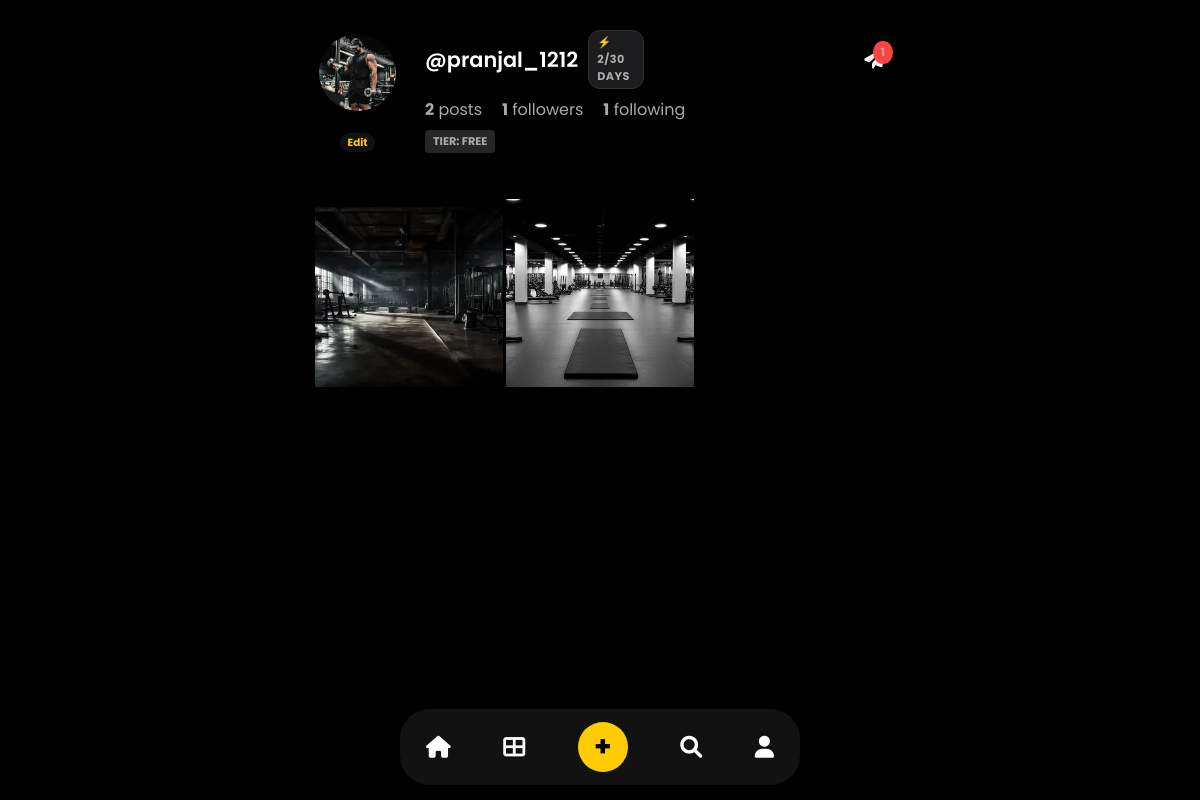
Screenshot of /profile/ (signed in) with the database file from the repository.
### gym/models.py (models this page shows, shortened)
class Profile(models.Model):
    user = models.OneToOneField(User, on_delete=models.CASCADE, related_name='gym_profile')
    profile_pic = models.ImageField(upload_to='profile_pics/', blank=True, null=True)
    active_plan = models.CharField(max_length=50, default='Free') # max_length kar diya
    followers = models.ManyToManyField('self', symmetrical=False, related_name='following', blank=True)
    bench_press = models.IntegerField(default=0)
    squat = models.IntegerField(default=0)
    deadlift = models.IntegerField(default=0)

class GymPost(models.Model):
    user = models.ForeignKey(User, on_delete=models.CASCADE, related_name='posts')
    image = models.ImageField(upload_to='gym_posts/')
    caption = models.CharField(max_length=250, blank=True)
    created_at = models.DateTimeField(auto_now_add=True)
    class Meta:
        ordering = ['-created_at']

### gym/views.py (the view)
# urls.py: path('profile/', views.profile_view, name='profile'),
@login_required
def profile_view(request):
    try:
        user_profile = Profile.objects.get(user=request.user)
        active_plan = user_profile.active_plan
    except Profile.DoesNotExist:
        user_profile = Profile.objects.create(user=request.user)
        active_plan = "NO ACTIVE PLAN"
    if request.method == 'POST' and request.FILES.get('profile_pic'):
        user_profile.profile_pic = request.FILES.get('profile_pic')
        user_profile.save()
        return redirect('profile')
    qr_data = f"Username: {request.user.username} | Plan: {active_plan}"
    qr = qrcode.QRCode(version=1, box_size=10, border=5)
    qr.add_data(qr_data)
    qr.make(fit=True)
    img = qr.make_image(fill_color="black", back_color="white")
    buffer = io.BytesIO()
    img.save(buffer, format="PNG")
    qr_base64 = base64.b64encode(buffer.getvalue()).decode('utf-8')
    current_month = timezone.now().month
    current_year = timezone.now().year
    monthly_attendance_count = GymAttendance.objects.filter(user=request.user, date__month=current_month, date__year=current_year).count()
    attendance_history = GymAttendance.objects.filter(user=request.user)[:5]
    today_marked = GymAttendance.objects.filter(user=request.user, date=timezone.now().date()).exists()
    unread_count = get_unread_count(request.user)
    followers_count = FollowSystem.objects.filter(following=request.user).count()
    following_count = FollowSystem.objects.filter(follower=request.user).count()
    user_posts = GymPost.objects.filter(user=request.user)
    return render(request, 'profile.html', {
        'user': request.user,
        'profile': user_profile,
        'active_plan': active_plan,
        'qr_code': qr_base64,
        'monthly_attendance': monthly_attendance_count,
        'attendance_history': attendance_history,
        'today_marked': today_marked,
        'followers_count': followers_count,
        'following_count': following_count,
        'posts': user_posts,
        'unread_count': unread_count  # <--- Ye tumhara naya unread count
    })

### gym/views.py (called while the page is built)
def get_unread_count(user):
    return ChatMessage.objects.filter(receiver=user, is_read=False).count()

### templates/profile.html (shortened to what this page needs)
{% load static %}
<!DOCTYPE html>
<html lang="en" style="background: #000000 !important; margin: 0; padding: 0;">
<head>
    <head>
    <link rel="stylesheet" href="https://cdnjs.cloudflare.com/ajax/libs/font-awesome/6.4.0/css/all.min.css">
    <link rel="stylesheet" href="{% static 'css/style.css' %}">
    <link rel="stylesheet" href="https://cdnjs.cloudflare.com/ajax/libs/font-awesome/6.4.0/css/all.min.css">
</head>
</head>
<body>
<div style="background:#000000; min-height:100vh; padding-bottom:80px; color:#fff; position: relative;">
    <div style="max-width:600px; margin:0 auto; padding: 30px 15px; background:#000000;">
        <div style="display:flex; align-items:center; gap:25px; padding-bottom: 25px; margin-bottom: 20px; background:#000000; border-bottom: 1px solid #111;">
            <div style="position:relative; text-align:center;">
                {% if profile.profile_pic %}
                    <img src="{{ profile.profile_pic.url }}" style="width:85px; height:85px; border-radius:50%; object-fit:cover; border:2px solid #ffcc00; padding: 2px;">
                {% else %}
                    <div style="width:85px; height:85px; background:#222; border-radius:50%; display:flex; align-items:center; justify-content:center; font-size:1.8rem; color:#ffcc00; border:2px solid #ffcc00;">{{ user.username|slice:":1"|upper }}</div>
                {% endif %}
               {% if request.user == user %}
                <form method="POST" action="/profile/" enctype="multipart/form-data" style="margin-top:6px;">
                 <label for="p-pic" style="background:#111; color:#ffcc00; padding:2px 8px; border-radius:20px; font-size:0.65rem; cursor:pointer; font-weight:bold;">Edit</label>
                  </form>
                  {% endif %}
            </div>
            <div style="flex:1;">
                <h2 style="margin:0 0 8px 0; font-size: 1.3rem; font-weight: 600; display: flex; align-items: center; gap: 10px; color: #fff;">
                    @{{ user.username }}
                    <span id="attendance-badge"
                          onclick="markQuickAttendance()"
                          data-marked="{% if today_marked %}true{% else %}false{% endif %}"
                          style="background:#1c1c1e; color:#ffcc00; border: 1px solid #333 !important; padding: 3px 8px; border-radius: 12px; font-size:0.7rem; font-weight:bold; letter-spacing: 0.5px; cursor: pointer; user-select: none; transition: all 0.2s;"
                          onmouseover="this.style.borderColor='#ffcc00'"
                          onmouseout="this.style.borderColor='#333'">
                        ⚡ <span id="attendance-count">{{ monthly_attendance|default:"0" }}</span>/30 DAYS
                    </span>
<a href="{% url 'inbox_page' %}" style="text-decoration: none; position: relative; display: inline-flex; align-items: center; justify-content: center; margin-left: 210px; color: #f5f4f1; transition: 0.3s;">
    {% if unread_count > 0 %}
        <span style="position: absolute; top: -8px; right: -8px; background: #ff4444; color: #fff; font-size: 0.7rem; padding: 1px 6px; border-radius: 50%; font-weight: bold; border: 2px solid #000;">
            {{ unread_count }}
        </span>
    {% endif %}
</a>
                </h2>
                <div style="display:flex; gap:20px; font-size:1rem; color:#fff; user-select: none; -webkit-user-select: none;">
                    <span><strong>{{ posts.count }}</strong> posts</span>
                    <span onclick="openConnectionsModal('{{ user.id }}', 'followers')" style="cursor: pointer !important; color: #fff;" onmouseover="this.style.color='#ffcc00'" onmouseout="this.style.color='#fff'">
                        <strong id="followers-count">{{ followers_count|default:"0" }}</strong> followers
                    </span>
                    <span onclick="openConnectionsModal('{{ user.id }}', 'following')" style="cursor: pointer !important; color: #fff;" onmouseover="this.style.color='#ffcc00'" onmouseout="this.style.color='#fff'">
                        <strong id="following-count">{{ following_count|default:"0" }}</strong> following
                    </span>
                </div>
                <div style="margin-top: 8px; display: flex; align-items: center; gap: 10px;">
                    <span style="background:#262626; color:#aaa; padding:3px 8px; border-radius:4px; font-size:0.7rem; font-weight:bold; text-transform: uppercase;">Tier: {{ active_plan }}</span>
                </div>
            </div>
        </div>
        <div style="display: grid; grid-template-columns: repeat(3, 1fr); gap: 3px; background:#000000; margin-bottom: 70px;">
            {% for post in posts %}
                <div onclick="openPostModal('{{ post.id }}')" style="position: relative; aspect-ratio: 1 / 1; background: #121212; overflow: hidden; cursor: pointer;">
                    <img src="{{ post.image.url }}" style="width: 100%; height: 100%; object-fit: cover;">
                </div>
            {% empty %}
                <div style="grid-column: 1 / -1; text-align: center; padding: 50px 20px; color: #555;">
                    <p style="margin: 0; font-size: 0.9rem;">No Posts Yet</p>
                </div>
            {% endfor %}
        </div>
    </div>
    {% include 'footer.html' %}
</body>
</html>

### static/css/style.css (style rules this page uses)
* { margin: 0; padding: 0; box-sizing: border-box; }
body { font-family: 'Poppins', sans-serif; background-color: #0c0c0c; color: #ffffff; overflow-x: hidden; }
html { scroll-behavior: smooth; }
:root { --bg-color: #0c0c0c; --card-bg: #111111; --text-color: #ffffff; --text-muted: #aaaaaa; }
body, html { background-color: var(--bg-color) !important; color: var(--text-color) !important; transition: all 0.3s ease; }
p, span { color: var(--text-muted) !important; }
h1, h2, h3, h4 { color: var(--text-color) !important; }

### templates/profile.html (style rules this page uses)
html, body { background-color: #000000 !important; background: #000000 !important; margin: 0 !important; padding: 0 !important; min-height: 100vh !important; color: #fff; font-family: 'Poppins', sans-serif; overflow-x: hidden; }
* { box-sizing: border-box; border-color: transparent !important; box-shadow: none !important; }

### rows the page displays
Profile: profile_pic (picture), active_plan "FREE"
GymPost: image (picture)
GymPost: image (picture)

### other values shown
{{ user.username }} "pranjal_1212"
{{ monthly_attendance|default:"0" }} "2"
{{ unread_count }} "1"
{{ posts.count }} "2"
{{ followers_count|default:"0" }} "1"
{{ following_count|default:"0" }} "1"
